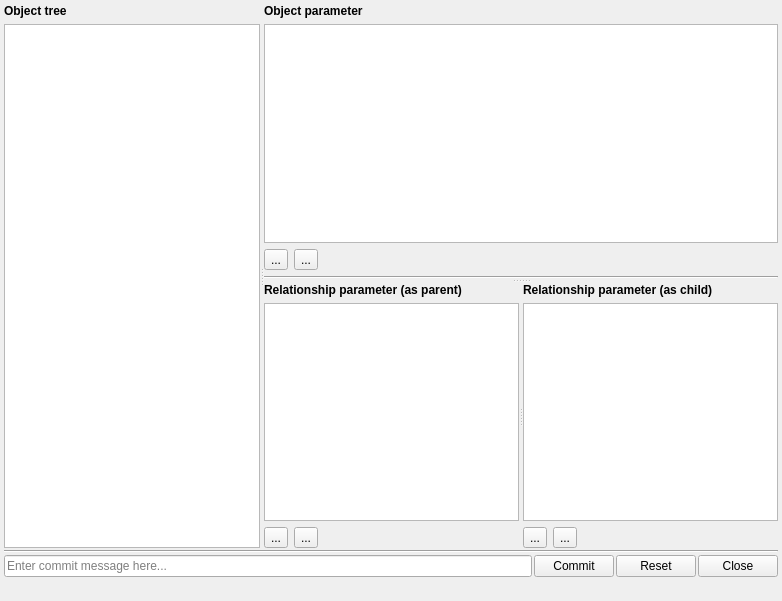
<?xml version="1.0" encoding="UTF-8"?>
<!--
#############################################################################
# Copyright (C) 2017 - 2018 VTT Technical Research Centre of Finland
#
# This file is part of Spine Toolbox.
#
# Spine Toolbox is free software: you can redistribute it and/or modify
# it under the terms of the GNU Lesser General Public License as published by
# the Free Software Foundation, either version 3 of the License, or
# (at your option) any later version.
#
# This program is distributed in the hope that it will be useful,
# but WITHOUT ANY WARRANTY; without even the implied warranty of
# MERCHANTABILITY or FITNESS FOR A PARTICULAR PURPOSE.  See the
# GNU Lesser General Public License for more details.
#
# You should have received a copy of the GNU Lesser General Public License
# along with this program.  If not, see <http://www.gnu.org/licenses/>.
#############################################################################
-->
<ui version="4.0">
 <class>Form</class>
 <widget class="QWidget" name="Form">
  <property name="geometry">
   <rect>
    <x>0</x>
    <y>0</y>
    <width>782</width>
    <height>601</height>
   </rect>
  </property>
  <property name="windowTitle">
   <string>Spine Data Explorer</string>
  </property>
  <layout class="QVBoxLayout" name="verticalLayout_7">
   <property name="spacing">
    <number>0</number>
   </property>
   <property name="leftMargin">
    <number>0</number>
   </property>
   <property name="topMargin">
    <number>0</number>
   </property>
   <property name="rightMargin">
    <number>0</number>
   </property>
   <property name="bottomMargin">
    <number>0</number>
   </property>
   <item>
    <layout class="QVBoxLayout" name="verticalLayout_5">
     <property name="spacing">
      <number>2</number>
     </property>
     <property name="leftMargin">
      <number>4</number>
     </property>
     <property name="topMargin">
      <number>4</number>
     </property>
     <property name="rightMargin">
      <number>4</number>
     </property>
     <property name="bottomMargin">
      <number>4</number>
     </property>
     <item>
      <widget class="QSplitter" name="splitter_3">
       <property name="sizePolicy">
        <sizepolicy hsizetype="Expanding" vsizetype="Expanding">
         <horstretch>0</horstretch>
         <verstretch>0</verstretch>
        </sizepolicy>
       </property>
       <property name="orientation">
        <enum>Qt::Horizontal</enum>
       </property>
       <widget class="QWidget" name="layoutWidget">
        <layout class="QVBoxLayout" name="verticalLayout_3">
         <item>
          <widget class="QLabel" name="label_object_tree">
           <property name="text">
            <string>&lt;b&gt;Object tree&lt;/b&gt;</string>
           </property>
          </widget>
         </item>
         <item>
          <widget class="CustomQTreeView" name="treeView_object">
           <property name="sizePolicy">
            <sizepolicy hsizetype="Expanding" vsizetype="Expanding">
             <horstretch>1</horstretch>
             <verstretch>0</verstretch>
            </sizepolicy>
           </property>
           <property name="contextMenuPolicy">
            <enum>Qt::CustomContextMenu</enum>
           </property>
          </widget>
         </item>
        </layout>
       </widget>
       <widget class="QSplitter" name="splitter_2">
        <property name="sizePolicy">
         <sizepolicy hsizetype="Preferred" vsizetype="Expanding">
          <horstretch>2</horstretch>
          <verstretch>0</verstretch>
         </sizepolicy>
        </property>
        <property name="orientation">
         <enum>Qt::Vertical</enum>
        </property>
        <widget class="QWidget" name="layoutWidget">
         <layout class="QVBoxLayout" name="verticalLayout_2">
          <item>
           <widget class="QLabel" name="label_object_parameter">
            <property name="sizePolicy">
             <sizepolicy hsizetype="Preferred" vsizetype="Preferred">
              <horstretch>2</horstretch>
              <verstretch>0</verstretch>
             </sizepolicy>
            </property>
            <property name="text">
             <string>&lt;b&gt;Object parameter&lt;/b&gt;</string>
            </property>
           </widget>
          </item>
          <item>
           <widget class="QTableView" name="tableView_object_parameter">
            <property name="sizePolicy">
             <sizepolicy hsizetype="Expanding" vsizetype="Expanding">
              <horstretch>2</horstretch>
              <verstretch>0</verstretch>
             </sizepolicy>
            </property>
           </widget>
          </item>
          <item>
           <layout class="QHBoxLayout" name="horizontalLayout_3">
            <item>
             <widget class="QToolButton" name="toolButton_add_object_parameter">
              <property name="text">
               <string>...</string>
              </property>
              <property name="icon">
               <iconset resource="resources/resources_icons.qrc">
                <normaloff>:/icons/plus.png</normaloff>:/icons/plus.png</iconset>
              </property>
             </widget>
            </item>
            <item>
             <widget class="QToolButton" name="toolButton_remove_object_parameter">
              <property name="text">
               <string>...</string>
              </property>
              <property name="icon">
               <iconset resource="resources/resources_icons.qrc">
                <normaloff>:/icons/minus.png</normaloff>:/icons/minus.png</iconset>
              </property>
             </widget>
            </item>
            <item>
             <spacer name="horizontalSpacer">
              <property name="orientation">
               <enum>Qt::Horizontal</enum>
              </property>
              <property name="sizeHint" stdset="0">
               <size>
                <width>40</width>
                <height>20</height>
               </size>
              </property>
             </spacer>
            </item>
           </layout>
          </item>
          <item>
           <widget class="Line" name="line_2">
            <property name="orientation">
             <enum>Qt::Horizontal</enum>
            </property>
           </widget>
          </item>
         </layout>
        </widget>
        <widget class="QSplitter" name="splitter">
         <property name="orientation">
          <enum>Qt::Horizontal</enum>
         </property>
         <widget class="QWidget" name="layoutWidget">
          <layout class="QVBoxLayout" name="verticalLayout">
           <item>
            <widget class="QLabel" name="label_parameter_as_parent">
             <property name="sizePolicy">
              <sizepolicy hsizetype="Preferred" vsizetype="Preferred">
               <horstretch>2</horstretch>
               <verstretch>0</verstretch>
              </sizepolicy>
             </property>
             <property name="text">
              <string>&lt;b&gt;Relationship parameter (as parent)&lt;/b&gt;</string>
             </property>
            </widget>
           </item>
           <item>
            <widget class="QTableView" name="tableView_parameter_as_parent">
             <property name="sizePolicy">
              <sizepolicy hsizetype="Expanding" vsizetype="Expanding">
               <horstretch>2</horstretch>
               <verstretch>0</verstretch>
              </sizepolicy>
             </property>
            </widget>
           </item>
           <item>
            <layout class="QHBoxLayout" name="horizontalLayout_4">
             <item>
              <widget class="QToolButton" name="toolButton_add_parameter_as_parent_2">
               <property name="text">
                <string>...</string>
               </property>
               <property name="icon">
                <iconset resource="resources/resources_icons.qrc">
                 <normaloff>:/icons/plus.png</normaloff>:/icons/plus.png</iconset>
               </property>
              </widget>
             </item>
             <item>
              <widget class="QToolButton" name="toolButton_remove_parameter_as_parent_2">
               <property name="text">
                <string>...</string>
               </property>
               <property name="icon">
                <iconset resource="resources/resources_icons.qrc">
                 <normaloff>:/icons/minus.png</normaloff>:/icons/minus.png</iconset>
               </property>
              </widget>
             </item>
             <item>
              <spacer name="horizontalSpacer_2">
               <property name="orientation">
                <enum>Qt::Horizontal</enum>
               </property>
               <property name="sizeHint" stdset="0">
                <size>
                 <width>40</width>
                 <height>20</height>
                </size>
               </property>
              </spacer>
             </item>
            </layout>
           </item>
          </layout>
         </widget>
         <widget class="QWidget" name="layoutWidget">
          <layout class="QVBoxLayout" name="verticalLayout_4">
           <item>
            <widget class="QLabel" name="label_parameter_as_child">
             <property name="sizePolicy">
              <sizepolicy hsizetype="Preferred" vsizetype="Preferred">
               <horstretch>2</horstretch>
               <verstretch>0</verstretch>
              </sizepolicy>
             </property>
             <property name="text">
              <string>&lt;b&gt;Relationship parameter (as child)&lt;/b&gt;</string>
             </property>
            </widget>
           </item>
           <item>
            <widget class="QTableView" name="tableView_parameter_as_child">
             <property name="sizePolicy">
              <sizepolicy hsizetype="Expanding" vsizetype="Expanding">
               <horstretch>2</horstretch>
               <verstretch>0</verstretch>
              </sizepolicy>
             </property>
            </widget>
           </item>
           <item>
            <layout class="QHBoxLayout" name="horizontalLayout_5">
             <item>
              <widget class="QToolButton" name="toolButton_add_parameter_as_child">
               <property name="text">
                <string>...</string>
               </property>
               <property name="icon">
                <iconset resource="resources/resources_icons.qrc">
                 <normaloff>:/icons/plus.png</normaloff>:/icons/plus.png</iconset>
               </property>
              </widget>
             </item>
             <item>
              <widget class="QToolButton" name="toolButton_remove_parameter_as_child">
               <property name="text">
                <string>...</string>
               </property>
               <property name="icon">
                <iconset resource="resources/resources_icons.qrc">
                 <normaloff>:/icons/minus.png</normaloff>:/icons/minus.png</iconset>
               </property>
              </widget>
             </item>
             <item>
              <spacer name="horizontalSpacer_3">
               <property name="orientation">
                <enum>Qt::Horizontal</enum>
               </property>
               <property name="sizeHint" stdset="0">
                <size>
                 <width>40</width>
                 <height>20</height>
                </size>
               </property>
              </spacer>
             </item>
            </layout>
           </item>
          </layout>
         </widget>
        </widget>
       </widget>
      </widget>
     </item>
     <item>
      <widget class="Line" name="line">
       <property name="orientation">
        <enum>Qt::Horizontal</enum>
       </property>
      </widget>
     </item>
     <item>
      <layout class="QHBoxLayout" name="horizontalLayout_2">
       <item>
        <widget class="QLineEdit" name="lineEdit_commit_msg">
         <property name="placeholderText">
          <string>Enter commit message here...</string>
         </property>
        </widget>
       </item>
       <item>
        <widget class="QPushButton" name="pushButton_commit">
         <property name="text">
          <string>Commit</string>
         </property>
        </widget>
       </item>
       <item>
        <widget class="QPushButton" name="pushButton_reset">
         <property name="text">
          <string>Reset</string>
         </property>
        </widget>
       </item>
       <item>
        <widget class="QPushButton" name="pushButton_close">
         <property name="text">
          <string>Close</string>
         </property>
        </widget>
       </item>
      </layout>
     </item>
    </layout>
   </item>
   <item>
    <layout class="QHBoxLayout" name="horizontalLayout_statusbar_placeholder">
     <property name="bottomMargin">
      <number>0</number>
     </property>
     <item>
      <widget class="QWidget" name="widget_invisible_dummy" native="true">
       <property name="sizePolicy">
        <sizepolicy hsizetype="Fixed" vsizetype="Fixed">
         <horstretch>0</horstretch>
         <verstretch>0</verstretch>
        </sizepolicy>
       </property>
       <property name="minimumSize">
        <size>
         <width>0</width>
         <height>20</height>
        </size>
       </property>
       <property name="maximumSize">
        <size>
         <width>0</width>
         <height>20</height>
        </size>
       </property>
      </widget>
     </item>
    </layout>
   </item>
  </layout>
 </widget>
 <customwidgets>
  <customwidget>
   <class>CustomQTreeView</class>
   <extends>QTreeView</extends>
   <header>widgets/custom_qtreeview.h</header>
  </customwidget>
 </customwidgets>
 <resources>
  <include location="resources/resources_icons.qrc"/>
 </resources>
 <connections/>
</ui>
